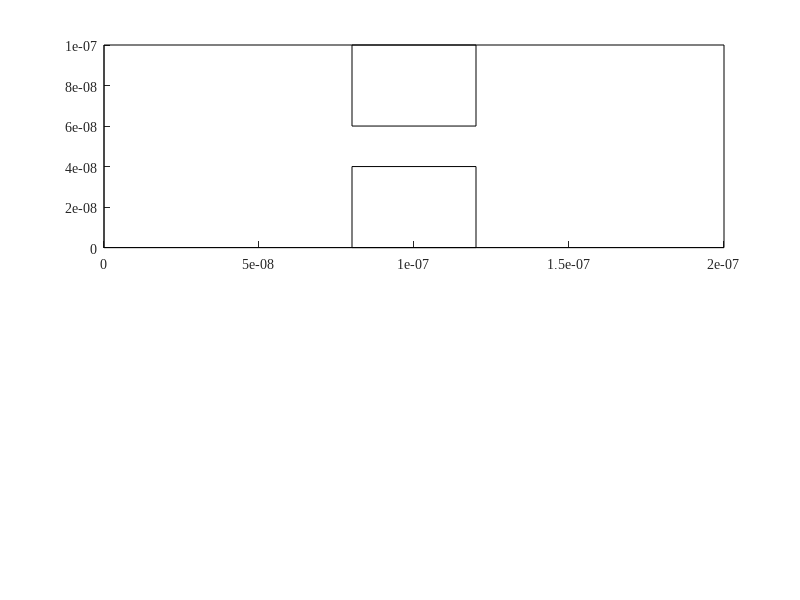

Write MATLAB code to recreate this figure. (Note: this script raises an error after producing the figure.)
clear all
close all
figure(2)
set(0,'DefaultFigureWindowStyle','docked')
set(0,'defaultaxesfontsize',10)
set(0,'defaultaxesfontname','Times New Roman')
set(0,'DefaultLineLineWidth', 0.5);



global C

C.q_0 = 1.60217653e-19;             % electron charge
C.hb = 1.054571596e-34;             % Dirac constant
C.h = C.hb * 2 * pi;                % Planck constant
C.m_0 = 9.10938215e-31;             % electron mass
C.kb = 1.3806504e-23;               % Boltzmann constant
C.eps_0 = 8.854187817e-12;          % vacuum permittivity
C.mu_0 = 1.2566370614e-6;           % vacuum permeability
C.c = 299792458;                    % speed of light
C.g = 9.80665;                      % metres (32.1740 ft) per s²
C.m_n = 0.26 * C.m_0;               % effective electron mass
C.am = 1.66053892e-27;              % atomic mass unit
C.T = 300;
C.vth = sqrt(2*C.kb * C.T / C.m_n);

SPECDIFF_BOUND = 0;

figure(1)
temp = C.T;
subplot(2,1,1);
rectangle('Position',[0 0 200e-9 100e-9])
hold on
rectangle('Position',[0.8e-7 0 0.4e-7 0.4e-7])
hold on
rectangle('Position',[0.8e-7 0.6e-7 0.4e-7 0.4e-7])
hold on

%--------------------------------------------------------------------------
% Initializing Positions
%--------------------------------------------------------------------------


N = 30000;        % Number of electrons
i = 0;
j = 0;

for i=1:N
    px(i) = 0 + (200e-9 - 0).*rand(1,1);
    py(i) = 0 + (100e-9 - 0).*rand(1,1);
    while (0.8e-7 <= px(i) && px(i) <= 1.2e-7) && (0 <= py(i) && py(i) <= 0.4e-7) ||...
    (0.8e-7 <= px(i) && px(i) <= 1.2e-7) && (0.6e-7 <= py(i) && py(i) <= 1e-7)
        px(i) = 0 + (200e-9 - 0).*rand(1,1);
        py(i) = 0 + (100e-9 - 0).*rand(1,1);
    end
end

%--------------------------------------------------------------------------
% Voltage Applied Across x-Dimension to Find Electric Field
%--------------------------------------------------------------------------

V0x = 0.1;
V0y = 0;
L = 200e-9;
W = 100e-9;
E0x = V0x / L;
E0y = V0y / W;
fMesh = 1;
nx = fMesh*200;
ny = fMesh*100;
% G = sparse(nx,ny);
% F = sparse(1,nx*ny);

La = linspace(0,L,nx);
Wa = linspace(0,W,ny);

Emapx = zeros(ny,nx);
Emapy = zeros(ny,nx);
for i = 1:width(La)
    for j = 1:width(Wa)
        Emapx(j,i) = E0x;
        Emapy(j,i) = E0y;
    end
end
%surf(La,Wa,Emapx)

Fex = abs(C.q_0*E0x);
aex = Fex/C.m_n;
Fey = abs(C.q_0*E0y);
aey = Fey/C.m_n;


%--------------------------------------------------------------------------
% Thermal Velocity and Direction
%--------------------------------------------------------------------------

vth = C.vth;

for j=1:N
    vx(j) = (vth/sqrt(2))*randn();                           
    vy(j) = (vth/sqrt(2))*randn();
    vth_calc(j) = sqrt(vx(j)^2 + vy(j)^2);
end


t = 0;
T(1) = 0;
dt = 1e-14;     % time step

for l=1:N           %Scattering time step
    ndt(l) = dt;
end
P_scat = 0;
Tmn = 0.2e-12;

px_prev = 0;
py_prev = 0;
T_prev = 0;
vx_total = 0;
vy_total = 0;

sampleidx = randi(N,10,1);
Ix = 0;
Jx = 0;

for t=2:300
    vx_total = 0;
    vy_total = 0;
    for k=1:N
        
        P_scat(k) = 1 - exp(-(dt/Tmn));
        if P_scat(k) > rand()
            vx(k) = (vth/sqrt(2))*randn();
            vy(k) = (vth/sqrt(2))*randn();
        else
            ndt(k) = ndt(k) + dt;
        end
        
        px_prev(k) = px(k);
        px(k) = px(k) + vx(k)*dt + aex*dt^2;        % Adding acceleration
        vx(k) = vx(k) + aex*dt;
        py_prev(k) = py(k);
        py(k) = py(k) + vy(k)*dt + aey*dt^2;
        vy(k) = vy(k) + aey*dt;
        

        % Reflection on top and bottom borders
        if py(k) >= 100e-9 || py(k) <= 0
            vy(k) = -vy(k);
            if py(k) >= 100e-9
                py(k) = 100e-9;
            end
            if py(k) <= 0
                py(k) = 0;
            end
        end
        % Reflection on bottom of upper box
        if (py(k) >= 0.6e-7) && (0.8e-7 <= px(k) && px(k) <= 1.2e-7)...
           && ( 0.8e-7 <= px_prev(k) && px_prev(k) <= 1.2e-7)
            if SPECDIFF_BOUND == 1
                vx(k) = (vth/sqrt(2))*randn();
                vy(k) = (vth/sqrt(2))*randn();
            else
                vy(k) = -vy(k);
            end
            py(k) = 0.601e-7;
        %end
        % Reflection on top of lower box
        elseif (py(k) <= 0.4e-7) && (0.8e-7 <= px(k) && px(k) <= 1.2e-7)...
               && (0.8e-7 <= px_prev(k) && px_prev(k) <= 1.2e-7)
            if SPECDIFF_BOUND == 1
                vx(k) = (vth/sqrt(2))*randn();
                vy(k) = (vth/sqrt(2))*randn();
            else
                vy(k) = -vy(k);
            end
            py(k) = 0.399e-7;
        %end
        % Reflection on left of lower box
        elseif (0 <= py(k) && py(k) <= 0.4e-7) && (0.8e-7 <= px(k) && px(k) <= 1e-7)
            if SPECDIFF_BOUND == 1
                vx(k) = (vth/sqrt(2))*randn();
                vy(k) = (vth/sqrt(2))*randn();
            else
                vx(k) = -vx(k);
            end
            px(k) = 0.799e-7;
        %end
        % Reflection on right of lower box
        elseif (0 <= py(k) && py(k) <= 0.4e-7) && (1e-7 <= px(k) && px(k) <= 1.2e-7)
            if SPECDIFF_BOUND == 1
                vx(k) = (vth/sqrt(2))*randn();
                vy(k) = (vth/sqrt(2))*randn();
            else
                vx(k) = -vx(k);
            end
            px(k) = 1.201e-7;
        %end
        % Reflection on left of upper box
        elseif (0.6e-7 <= py(k) && py(k) <= 1e-7) && (0.8e-7 <= px(k) && px(k) <= 1e-7)
            if SPECDIFF_BOUND == 1
                vx(k) = (vth/sqrt(2))*randn();
                vy(k) = (vth/sqrt(2))*randn();
            else
                vx(k) = -vx(k);
            end
            px(k) = 0.799e-7;
        %end
        % Reflection on right of upper box
        elseif (0.6e-7 <= py(k) && py(k) <= 1e-7) && (1e-7 <= px(k) && px(k) <= 1.2e-7)
            if SPECDIFF_BOUND == 1
                vx(k) = (vth/sqrt(2))*randn();
                vy(k) = (vth/sqrt(2))*randn();
            else
                vx(k) = -vx(k);
            end
            px(k) = 1.201e-7;
        end

        % x-axis transition
        if px(k) >= 200e-9
            px(k) = 0;
            px_prev(k) = px(k);
        elseif px(k) <= 0
            px(k) = 200e-9;
            px_prev(k) = px(k);
        else
            px(k) = px(k);
        end
        
        v(k) = sqrt(vx(k)^2 + vy(k)^2);
        v2(k) = v(k).*v(k);
        
        vx_total = vx_total + vx(k);        % Drift velocity x
        vy_total = vy_total + vy(k);        % Drift velocity y
    end
    vx_total_alt = sum(vx);
    for h=1:length(sampleidx)
        subplot(2,1,1);
        plot([px_prev(sampleidx(h)) px(sampleidx(h))],[py_prev(sampleidx(h)) py(sampleidx(h))],'SeriesIndex',h)
        hold on 
    end
    
    
    vx_drift = 1/N * vx_total;
    vy_drift = 1/N * vy_total;
    Jx = C.q_0 * 1e17 * vx_drift;
    Ix_prev = Ix;
    Ix = Jx * (W*L);
    
    
    subplot(2,1,2);
    plot([t-1 t], [Ix_prev Ix], 'r')
    hold on
    
    KE = 0.5 * C.m_n * mean(v2);
    T_prev = T;
    T = KE / C.kb;
%     subplot(2,1,2);
%     plot([t-1 t], [T_prev T],'r')
%     hold on
    
    pause(0.01)
end

T_T_C = mean(ndt);
MFP = mean(v)*mean(ndt);

subplot(2,1,1);
title('Maxwell-Boltzmann Velocity Distributions of Electrons with Scattering')
xlabel('Region Width (m)')
ylabel('Region Height (m)')
subplot(2,1,2);
title('Current over Time')
xlabel('Timesteps (1e-14 s per step)') 
ylabel('Current (A)')
% disp('Section 2')
% fprintf('\nThe given mean free time between collisions is %e seconds.',Tmn)
% fprintf('\nThe mean calculated time between collisions is %e seconds.',T_T_C)
% fprintf('\nThe mean calculated thermal velocity is %e meters per second.',mean(vth_calc))
% fprintf('\nThe thermal velocity is %e meters per second.',vth)
% fprintf('\nThe mean free path is %e meters.\n\n\n',MFP)
pause(0.1)
saveas(gcf,'Figure1')




E_map = [reshape(px,[N,1]),reshape(py,[N,1])];
figure(2)
hist3(E_map,'CDataMode','auto','FaceColor','interp')
%view(2)
title('Electron Density in Modeled Region')
xlabel('Region x-Axis (m)')
ylabel('Region y-Axis (m)')
zlabel('Electron Density')
saveas(gcf,'Figure2')

Nbins = 21;
d = 1;
u = 1;
vtm = 0;
vbm = 0;
vbm2 = 0;
T_map = zeros(Nbins);
[X,Xe] = discretize(px,Nbins);
[Y,Ye] = discretize(py,Nbins);

for e=1:Nbins
    for f=1:Nbins
        for g=1:N
            if X(g) == e && Y(g) == f
                vtm(d) = v(g);
                vtm2(d) = vtm(d).*vtm(d);
                d = d+1;
            end
        end
    vbm2 = mean(vtm2);
    d = 1;
    T_map(e,f) = (0.5*C.m_n*vbm2)/C.kb;
    end
end

[V,W] = meshgrid(0:1e-8:2e-7,0:0.5e-8:1e-7);
figure(3)
surf(V,W,T_map,'FaceColor','interp')
%view(2)
title('Temperature Map of Modeled Region')
xlabel('Region x-Axis (m)')
ylabel('Region y-Axis (m)')
zlabel('Temperature (K)')
saveas(gcf,'Figure3')
